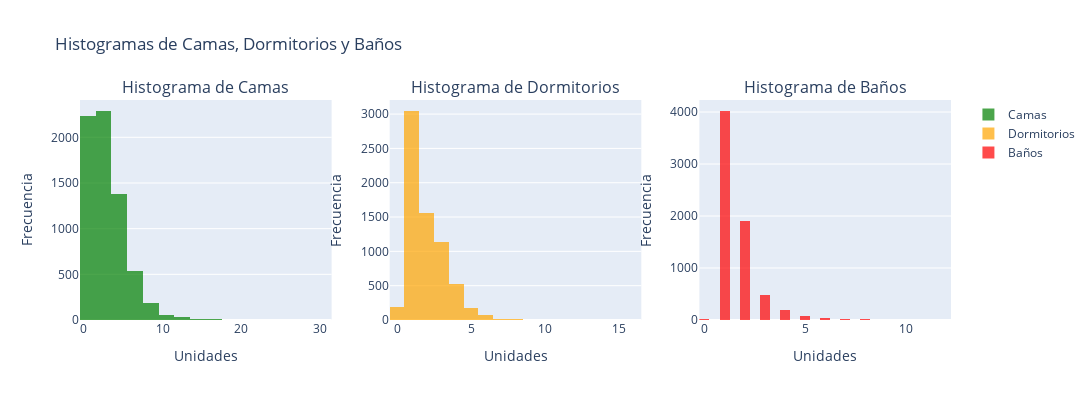

Notebook code for this chart:
### Markdown cell above
Histogramas de Camas, Dormitorios y Baños

### Code cell
import plotly.graph_objects as go
from plotly.subplots import make_subplots
import pandas as pd

# Suponiendo que df_us ya está definido
variables = ['beds', 'bedrooms', 'bathrooms']
colors = ['green', 'orange', 'red']
titles = ['Camas', 'Dormitorios', 'Baños']

fig = make_subplots(rows=1, cols=3, subplot_titles=[f'Histograma de {title}' for title in titles])

for i, var in enumerate(variables):
    fig.add_trace(go.Histogram(x=df_us[var], nbinsx=30, marker_color=colors[i], opacity=0.7, name=titles[i]),
                  row=1, col=i+1)

fig.update_layout(title_text='Histogramas de Camas, Dormitorios y Baños')
fig.update_xaxes(title_text='Unidades', row=1)
fig.update_yaxes(title_text='Frecuencia', row=1)

fig.update_layout(width=1200, height=400)

fig.show()

### Figure 1 — Plotly figure (JSON) as saved in the notebook; plotly's stock layout.template omitted (floating-point values rounded to 4 significant figures; data arrays with more than 128 entries replaced by an {"elided": "..."} marker saying what was removed)
{"data": [{"marker": {"color": "green"}, "name": "Camas", "nbinsx": 30, "opacity": 0.7, "type": "histogram", "x": {"elided": "6733 float values"}, "xaxis": "x", "yaxis": "y"}, {"marker": {"color": "orange"}, "name": "Dormitorios", "nbinsx": 30, "opacity": 0.7, "type": "histogram", "x": {"elided": "6733 float values"}, "xaxis": "x2", "yaxis": "y2"}, {"marker": {"color": "red"}, "name": "Baños", "nbinsx": 30, "opacity": 0.7, "type": "histogram", "x": {"elided": "6733 float values"}, "xaxis": "x3", "yaxis": "y3"}], "layout": {"annotations": [{"font": {"size": 16}, "showarrow": false, "text": "Histograma de Camas", "x": 0.1444, "xanchor": "center", "xref": "paper", "y": 1, "yanchor": "bottom", "yref": "paper"}, {"font": {"size": 16}, "showarrow": false, "text": "Histograma de Dormitorios", "x": 0.5, "xanchor": "center", "xref": "paper", "y": 1, "yanchor": "bottom", "yref": "paper"}, {"font": {"size": 16}, "showarrow": false, "text": "Histograma de Baños", "x": 0.8556, "xanchor": "center", "xref": "paper", "y": 1, "yanchor": "bottom", "yref": "paper"}], "height": 400, "title": {"text": "Histogramas de Camas, Dormitorios y Baños"}, "width": 1200, "xaxis": {"anchor": "y", "domain": [0, 0.2889], "title": {"text": "Unidades"}}, "xaxis2": {"anchor": "y2", "domain": [0.3556, 0.6444], "title": {"text": "Unidades"}}, "xaxis3": {"anchor": "y3", "domain": [0.7111, 1], "title": {"text": "Unidades"}}, "yaxis": {"anchor": "x", "domain": [0, 1], "title": {"text": "Frecuencia"}}, "yaxis2": {"anchor": "x2", "domain": [0, 1], "title": {"text": "Frecuencia"}}, "yaxis3": {"anchor": "x3", "domain": [0, 1], "title": {"text": "Frecuencia"}}}}
